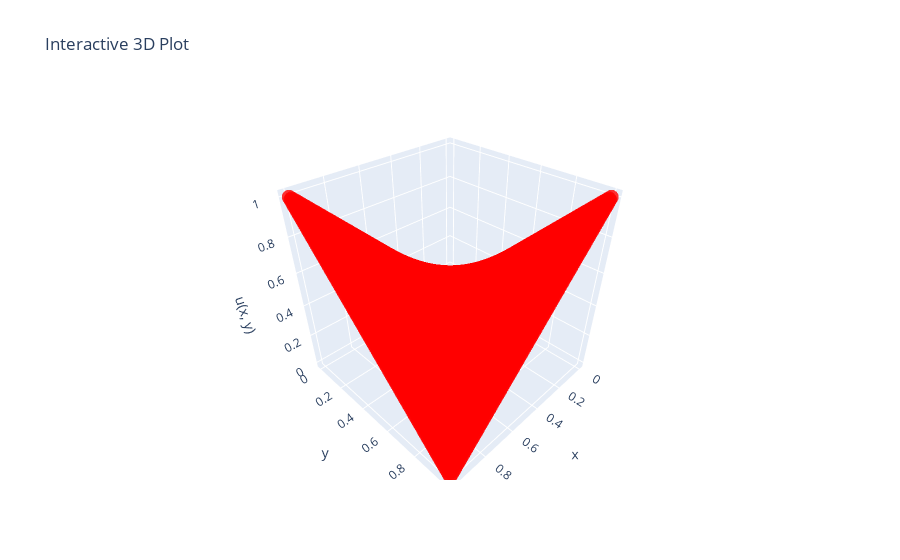

Notebook code for this chart:
### Code cell
import plotly.graph_objects as go

x_coords = []
y_coords = []
z_coords = []

for i in range(1, number_nodes + 1):
    coords = node_coord(i)
    x_coords.append(coords[0])
    y_coords.append(coords[1])
    z_coords.append(x_sol[i - 1])

fig = go.Figure(data=[go.Scatter3d(
    x=x_coords,
    y=y_coords,
    z=z_coords,
    mode='markers',
    marker=dict(
        size=5,
        color='red',  # Marker color
        opacity=0.8
    )
)])

fig.update_layout(
    scene=dict(
        xaxis_title='x',
        yaxis_title='y',
        zaxis_title='u(x, y)'
    ),
    title='Interactive 3D Plot'
)

fig.show()

### Figure 1 — Plotly figure (JSON) as saved in the notebook; plotly's stock layout.template omitted (floating-point values rounded to 4 significant figures; data arrays with more than 128 entries replaced by an {"elided": "..."} marker saying what was removed)
{"data": [{"marker": {"color": "red", "opacity": 0.8, "size": 5}, "mode": "markers", "type": "scatter3d", "x": {"elided": "10201 float values"}, "y": {"elided": "10201 float values"}, "z": {"elided": "10201 float values"}}], "layout": {"scene": {"xaxis": {"title": {"text": "x"}}, "yaxis": {"title": {"text": "y"}}, "zaxis": {"title": {"text": "u(x, y)"}}}, "title": {"text": "Interactive 3D Plot"}}}
